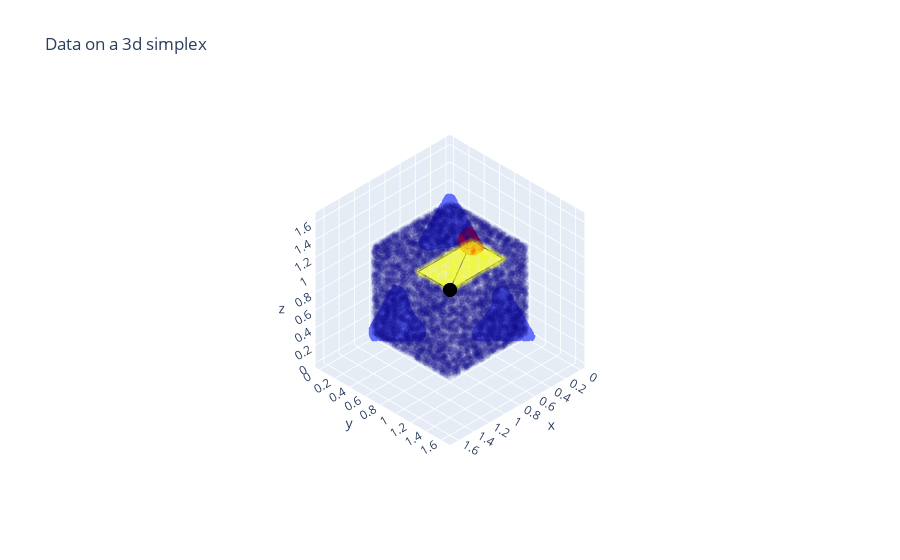

Write notebook code for a chart like this one.
### Code cell
_, all_ref_points = generate_points(10000, 3)

bad_points, _, _ = find_bad_indicesREF(
    solution = soln,
    ref_point=refp,
    reference_points=all_ref_points,
    thickness=0,
)

bmin, bmax = find_bad_limits(
    solution = soln,
    ref_point=refp,
    threshold=0,
)


fig.add_scatter3d(
    x=all_ref_points[:, 0],
    y=all_ref_points[:, 1],
    z=all_ref_points[:, 2],
    mode="markers",
    marker=dict(size=2, color=bad_points.astype(int),opacity=0.1),
)

# Add box made by bmin and bmax
x = [bmin[0], bmax[0], bmax[0], bmin[0], bmin[0], bmin[0], bmax[0], bmax[0], bmin[0], bmin[0]]
y = [bmin[1], bmin[1], bmax[1], bmax[1], bmin[1], bmin[1], bmax[1], bmax[1], bmin[1], bmin[1]]
z = [bmin[2], bmin[2], bmin[2], bmin[2], bmin[2], bmax[2], bmax[2], bmax[2], bmax[2], bmax[2]]

fig.add_scatter3d(x=x, y=y, z=z, mode="lines", line=dict(color="black"))
fig.add_scatter3d(x=[bmin[0]], y=[bmin[1]], z=[bmin[2]], mode="markers", marker=dict(size=5, color="black"), name="Projection of optimal <br>solution on the compromise line")

# Change projection
fig.update_layout(scene=dict(camera=dict(projection=dict(type="orthographic"))))

# remove legend
fig.update_layout(showlegend=False)

### Figure 1 — Plotly figure (JSON) as saved in the notebook; plotly's stock layout.template omitted (floating-point values rounded to 4 significant figures; data arrays with more than 128 entries replaced by an {"elided": "..."} marker saying what was removed)
{"data": [{"hovertemplate": "x=%{x}<br>y=%{y}<br>z=%{z}<extra></extra>", "legendgroup": "", "marker": {"color": "#636efa", "symbol": "circle"}, "mode": "markers", "name": "", "scene": "scene", "showlegend": false, "type": "scatter3d", "x": {"elided": "682 float values"}, "y": {"elided": "682 float values"}, "z": {"elided": "682 float values"}}, {"marker": {"color": "red", "size": 10}, "mode": "markers", "type": "scatter3d", "x": [0.001695], "y": [0.2922], "z": [0.7061]}, {"marker": {"color": "black", "size": 5}, "mode": "lines+markers", "type": "scatter3d", "x": [0, 1], "y": [0, 1], "z": [0, 1]}, {"marker": {"color": {"elided": "10000 int values"}, "opacity": 0.1, "size": 2}, "mode": "markers", "type": "scatter3d", "x": {"elided": "10000 float values"}, "y": {"elided": "10000 float values"}, "z": {"elided": "10000 float values"}}, {"line": {"color": "black"}, "mode": "lines", "type": "scatter3d", "x": [0.7061, 0.001695, 0.001695, 0.7061, 0.7061, 0.7061, 0.001695, 0.001695, 0.7061, 0.7061], "y": [0.7061, 0.7061, 0.2922, 0.2922, 0.7061, 0.7061, 0.2922, 0.2922, 0.7061, 0.7061], "z": [0.7061, 0.7061, 0.7061, 0.7061, 0.7061, 0.7061, 0.7061, 0.7061, 0.7061, 0.7061]}, {"marker": {"color": "black", "size": 5}, "mode": "markers", "name": "Projection of optimal <br>solution on the compromise line", "type": "scatter3d", "x": [0.7061], "y": [0.7061], "z": [0.7061]}], "layout": {"legend": {"tracegroupgap": 0}, "scene": {"camera": {"projection": {"type": "orthographic"}}, "domain": {"x": [0, 1], "y": [0, 1]}, "xaxis": {"title": {"text": "x"}}, "yaxis": {"title": {"text": "y"}}, "zaxis": {"title": {"text": "z"}}}, "showlegend": false, "title": {"text": "Data on a 3d simplex"}}}
